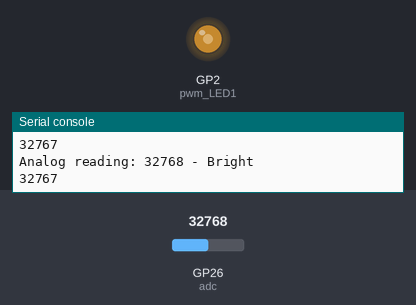
This program was run on a simulated Raspberry Pi Pico running MicroPython. On the bench: output pins drawn as LEDs (lit = HIGH), the last lines printed to the serial console. The inputs (shaded band) are chosen by the test bench; at power-on: GP26 (adc) = 32768 (analog values on the 0–65535 scale).

Above: at 1.2 s.
1.3 s: GP26 (adc) set to 19660
At 2.1 s:
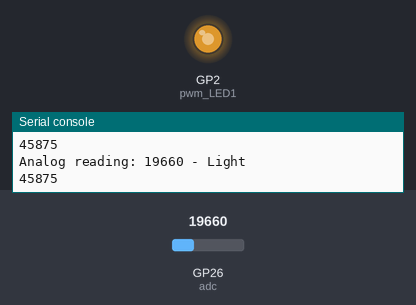
2.8 s: GP26 (adc) set to 12452
At 3.6 s:
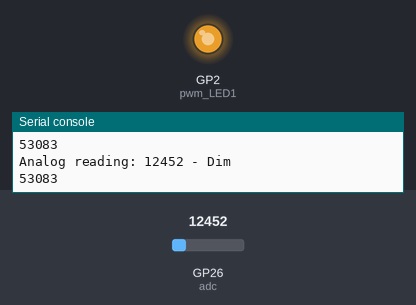
4.3 s: GP26 (adc) set to 53084
At 5.0 s:
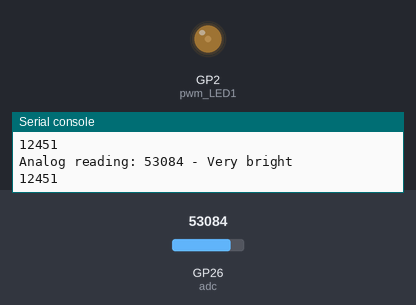
5.8 s: GP26 (adc) set to 65535
At 6.5 s:
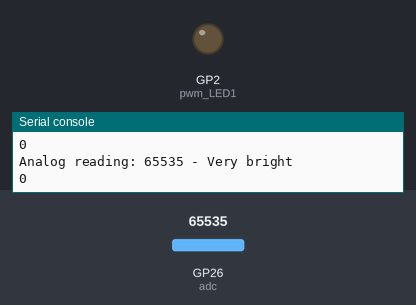
Timing chart, 0 to 8.3 s (numbered marks = the images above; inputs shaded):
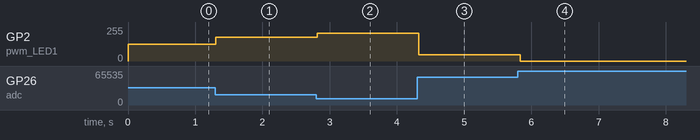

The program:

analogin.py
```python
from machine import ADC, Pin, PWM
import time

# Initialize ADC (Analog to Digital Converter)
adc = ADC(Pin(26))  # GP26 is ADC0 on the Raspberry Pi Pico
value = 0
#Using external LED, build PWM object PWM LED
pwm_LED1=PWM(Pin(2))  # GPIO3 for PWM output to LED
pwm_LED1.freq(500)

while True:
    # Read the input on analog pin ADC0 (value between 0 and 65535)
    value = adc.read_u16()  # Read the 16-bit ADC value directly

    description = ""
    # We'll have a few thresholds, qualitatively determined
    if value < 655:
        description = "Dark"
    elif value < 13107:
        description = "Dim"
    elif value < 32768:
        description = "Light"
    elif value < 52429:
        description = "Bright"
    else:
        description = "Very bright"

    print(f"Analog reading: {value} - {description}")

    new_value = 65535 - value  # Invert the value for LED brightness
    print(new_value)
    pwm_LED1.duty_u16(new_value)
    time.sleep(0.1)  # delay for 500 milliseconds
```

Measured:
- after the input at 1.3 s, GP2 (pwm_LED1): 127/255 → 179/255 at once
- after the input at 2.8 s, GP2 (pwm_LED1): 179/255 → 207/255 at once
- after the input at 4.3 s, GP2 (pwm_LED1): 207/255 → 48/255 at once
- after the input at 5.8 s, GP2 (pwm_LED1): 48/255 → 0/255 at once
